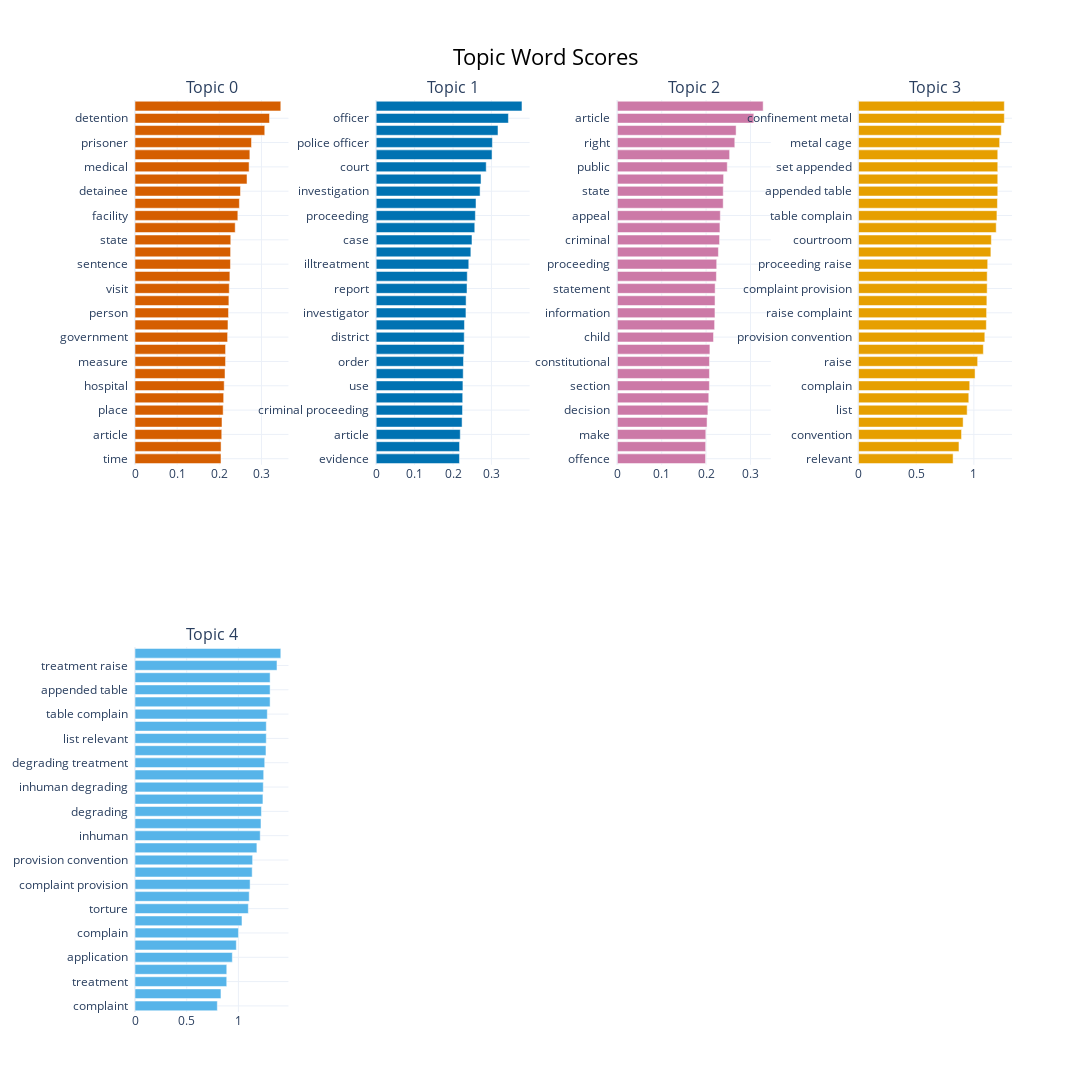

The code cell stored with this chart in its notebook:
### Code cell
fig_ = topic_model_5.visualize_barchart(n_words= 30, top_n_topics=5, height = 900, width = 500)
# Save the plot as a PNG file
fig_.write_image("/Users/XXXX-2/git_projs/bertopic_dignity/summary_30_words_best_topic_model_barchart.png")

# Display the plot in Jupyter
fig_.show()

### Figure 1 — Plotly figure (JSON) as saved in the notebook; plotly's stock layout.template omitted (floating-point values rounded to 4 significant figures)
{"data": [{"marker": {"color": "#D55E00"}, "orientation": "h", "type": "bar", "x": [0.204, 0.2042, 0.2058, 0.2064, 0.2091, 0.2104, 0.2116, 0.2136, 0.2148, 0.2149, 0.2197, 0.2206, 0.2219, 0.2228, 0.2236, 0.2251, 0.2265, 0.2268, 0.2272, 0.2377, 0.244, 0.2477, 0.2503, 0.2658, 0.2707, 0.2725, 0.2764, 0.3079, 0.3191, 0.3459], "xaxis": "x", "y": ["time  ", "july  ", "article  ", "order  ", "place  ", "request  ", "hospital  ", "remand  ", "measure  ", "decision  ", "government  ", "health  ", "person  ", "case  ", "visit  ", "authority  ", "sentence  ", "inmate  ", "state  ", "provide  ", "facility  ", "treatment  ", "detainee  ", "condition  ", "medical  ", "court  ", "prisoner  ", "cell  ", "detention  ", "prison  "], "yaxis": "y"}, {"marker": {"color": "#0072B2"}, "orientation": "h", "type": "bar", "x": [0.2168, 0.217, 0.2189, 0.2236, 0.2247, 0.2252, 0.2258, 0.2265, 0.2273, 0.2288, 0.2292, 0.2298, 0.2337, 0.2341, 0.2364, 0.2371, 0.241, 0.2464, 0.2494, 0.2566, 0.2582, 0.2598, 0.2704, 0.2729, 0.2864, 0.3016, 0.3025, 0.3171, 0.3442, 0.3795], "xaxis": "x2", "y": ["evidence  ", "medical  ", "article  ", "appeal  ", "criminal proceeding  ", "complaint  ", "use  ", "prosecutor office  ", "order  ", "police station  ", "district  ", "state  ", "investigator  ", "station  ", "report  ", "mr  ", "illtreatment  ", "office  ", "case  ", "arrest  ", "proceeding  ", "decision  ", "investigation  ", "injury  ", "court  ", "criminal  ", "police officer  ", "prosecutor  ", "officer  ", "police  "], "yaxis": "y2"}, {"marker": {"color": "#CC79A7"}, "orientation": "h", "type": "bar", "x": [0.1987, 0.199, 0.1993, 0.2021, 0.2039, 0.206, 0.2073, 0.2075, 0.2075, 0.2085, 0.2166, 0.2191, 0.2199, 0.2201, 0.2203, 0.2232, 0.2238, 0.2277, 0.2303, 0.2311, 0.232, 0.2384, 0.2386, 0.2394, 0.2476, 0.2529, 0.2646, 0.2675, 0.3074, 0.3285], "xaxis": "x3", "y": ["offence  ", "damage  ", "make  ", "publish  ", "decision  ", "freedom  ", "section  ", "fact  ", "constitutional  ", "shall  ", "child  ", "follow  ", "information  ", "code  ", "statement  ", "member  ", "proceeding  ", "civil  ", "criminal  ", "judgment  ", "appeal  ", "person  ", "state  ", "case  ", "public  ", "act  ", "right  ", "law  ", "article  ", "court  "], "yaxis": "y3"}, {"marker": {"color": "#E69F00"}, "orientation": "h", "type": "bar", "x": [0.82, 0.8708, 0.893, 0.9069, 0.9418, 0.9559, 0.964, 1.01, 1.033, 1.082, 1.095, 1.108, 1.11, 1.113, 1.115, 1.115, 1.12, 1.147, 1.152, 1.194, 1.2, 1.204, 1.207, 1.207, 1.207, 1.207, 1.223, 1.238, 1.264, 1.264], "xaxis": "x4", "y": ["relevant  ", "criminal proceeding  ", "convention  ", "application  ", "list  ", "set  ", "complain  ", "convention list  ", "raise  ", "list relevant  ", "provision convention  ", "confinement  ", "raise complaint  ", "table  ", "complaint provision  ", "metal  ", "proceeding raise  ", "cage courtroom  ", "courtroom  ", "cage  ", "table complain  ", "relevant application  ", "appended table  ", "appended  ", "set appended  ", "application set  ", "metal cage  ", "courtroom criminal  ", "confinement metal  ", "complain confinement  "], "yaxis": "y4"}, {"marker": {"color": "#56B4E9"}, "orientation": "h", "type": "bar", "x": [0.7962, 0.8314, 0.8873, 0.8876, 0.9414, 0.98, 1.001, 1.035, 1.096, 1.105, 1.113, 1.133, 1.138, 1.179, 1.211, 1.219, 1.223, 1.237, 1.241, 1.245, 1.255, 1.267, 1.27, 1.27, 1.28, 1.307, 1.307, 1.307, 1.373, 1.41], "xaxis": "x5", "y": ["complaint  ", "provision  ", "treatment  ", "relevant  ", "application  ", "convention  ", "complain  ", "set  ", "torture  ", "list  ", "complaint provision  ", "raise  ", "provision convention  ", "convention list  ", "inhuman  ", "raise complaint  ", "degrading  ", "table  ", "inhuman degrading  ", "torture inhuman  ", "degrading treatment  ", "relevant application  ", "list relevant  ", "application set  ", "table complain  ", "set appended  ", "appended table  ", "appended  ", "treatment raise  ", "complain torture  "], "yaxis": "y5"}], "layout": {"annotations": [{"font": {"size": 16}, "showarrow": false, "text": "Topic 0", "x": 0.0875, "xanchor": "center", "xref": "paper", "y": 1, "yanchor": "bottom", "yref": "paper"}, {"font": {"size": 16}, "showarrow": false, "text": "Topic 1", "x": 0.3625, "xanchor": "center", "xref": "paper", "y": 1, "yanchor": "bottom", "yref": "paper"}, {"font": {"size": 16}, "showarrow": false, "text": "Topic 2", "x": 0.6375, "xanchor": "center", "xref": "paper", "y": 1, "yanchor": "bottom", "yref": "paper"}, {"font": {"size": 16}, "showarrow": false, "text": "Topic 3", "x": 0.9125, "xanchor": "center", "xref": "paper", "y": 1, "yanchor": "bottom", "yref": "paper"}, {"font": {"size": 16}, "showarrow": false, "text": "Topic 4", "x": 0.0875, "xanchor": "center", "xref": "paper", "y": 0.4, "yanchor": "bottom", "yref": "paper"}], "height": 1800, "hoverlabel": {"bgcolor": "white", "font": {"family": "Rockwell", "size": 16}}, "showlegend": false, "title": {"font": {"color": "Black", "size": 22}, "text": "Topic Word Scores", "x": 0.5, "xanchor": "center", "yanchor": "top"}, "width": 2000, "xaxis": {"anchor": "y", "autorange": true, "domain": [0, 0.175], "range": [0, 0.3641], "showgrid": true, "type": "linear"}, "xaxis2": {"anchor": "y2", "autorange": true, "domain": [0.275, 0.45], "range": [0, 0.3995], "showgrid": true, "type": "linear"}, "xaxis3": {"anchor": "y3", "autorange": true, "domain": [0.55, 0.725], "range": [0, 0.3458], "showgrid": true, "type": "linear"}, "xaxis4": {"anchor": "y4", "autorange": true, "domain": [0.825, 1], "range": [0, 1.331], "showgrid": true, "type": "linear"}, "xaxis5": {"anchor": "y5", "autorange": true, "domain": [0, 0.175], "range": [0, 1.485], "showgrid": true, "type": "linear"}, "xaxis6": {"anchor": "y6", "domain": [0.275, 0.45], "showgrid": true}, "xaxis7": {"anchor": "y7", "domain": [0.55, 0.725], "showgrid": true}, "xaxis8": {"anchor": "y8", "domain": [0.825, 1], "showgrid": true}, "yaxis": {"anchor": "x", "autorange": true, "domain": [0.6, 1], "range": [-0.5, 29.5], "showgrid": true, "type": "category"}, "yaxis2": {"anchor": "x2", "autorange": true, "domain": [0.6, 1], "range": [-0.5, 29.5], "showgrid": true, "type": "category"}, "yaxis3": {"anchor": "x3", "autorange": true, "domain": [0.6, 1], "range": [-0.5, 29.5], "showgrid": true, "type": "category"}, "yaxis4": {"anchor": "x4", "autorange": true, "domain": [0.6, 1], "range": [-0.5, 29.5], "showgrid": true, "type": "category"}, "yaxis5": {"anchor": "x5", "autorange": true, "domain": [0, 0.4], "range": [-0.5, 29.5], "showgrid": true, "type": "category"}, "yaxis6": {"anchor": "x6", "domain": [0, 0.4], "showgrid": true}, "yaxis7": {"anchor": "x7", "domain": [0, 0.4], "showgrid": true}, "yaxis8": {"anchor": "x8", "domain": [0, 0.4], "showgrid": true}}}
